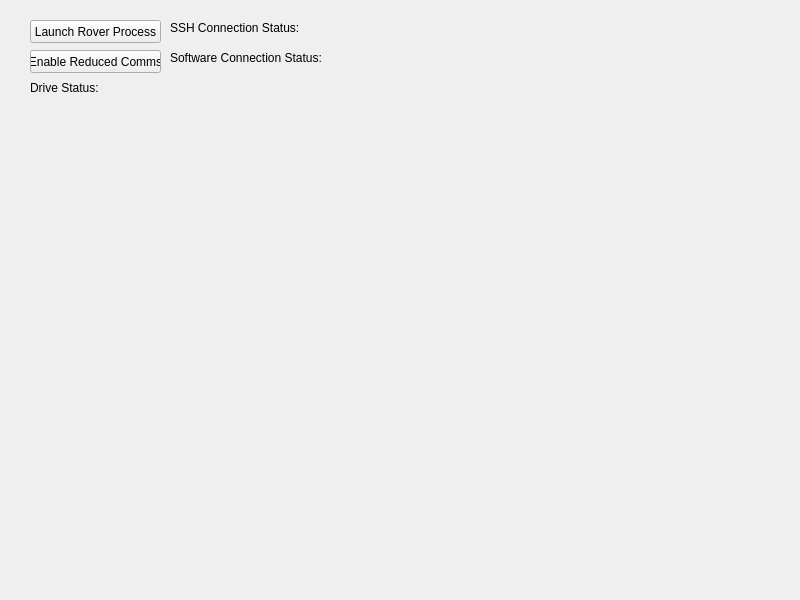
<?xml version="1.0" encoding="UTF-8"?>
<ui version="4.0">
 <class>MainWindow</class>
 <widget class="QMainWindow" name="MainWindow">
  <property name="geometry">
   <rect>
    <x>0</x>
    <y>0</y>
    <width>800</width>
    <height>600</height>
   </rect>
  </property>
  <property name="windowTitle">
   <string>RoverControl</string>
  </property>
  <widget class="QWidget" name="centralwidget">
   <widget class="QPushButton" name="button_launch_rover_process">
    <property name="geometry">
     <rect>
      <x>30</x>
      <y>20</y>
      <width>131</width>
      <height>23</height>
     </rect>
    </property>
    <property name="text">
     <string>Launch Rover Process</string>
    </property>
   </widget>
   <widget class="QLabel" name="label_ssh_connnection_status">
    <property name="geometry">
     <rect>
      <x>170</x>
      <y>20</y>
      <width>231</width>
      <height>16</height>
     </rect>
    </property>
    <property name="text">
     <string>SSH Connection Status:</string>
    </property>
   </widget>
   <widget class="QLabel" name="label_software_connnection_status">
    <property name="geometry">
     <rect>
      <x>170</x>
      <y>50</y>
      <width>231</width>
      <height>16</height>
     </rect>
    </property>
    <property name="text">
     <string>Software Connection Status:</string>
    </property>
   </widget>
   <widget class="QPushButton" name="button_reduced_comms">
    <property name="geometry">
     <rect>
      <x>30</x>
      <y>50</y>
      <width>131</width>
      <height>23</height>
     </rect>
    </property>
    <property name="text">
     <string>Enable Reduced Comms</string>
    </property>
   </widget>
   <widget class="QLabel" name="label_drive_status">
    <property name="geometry">
     <rect>
      <x>30</x>
      <y>80</y>
      <width>281</width>
      <height>16</height>
     </rect>
    </property>
    <property name="text">
     <string>Drive Status:</string>
    </property>
   </widget>
  </widget>
 </widget>
 <resources/>
 <connections/>
</ui>
